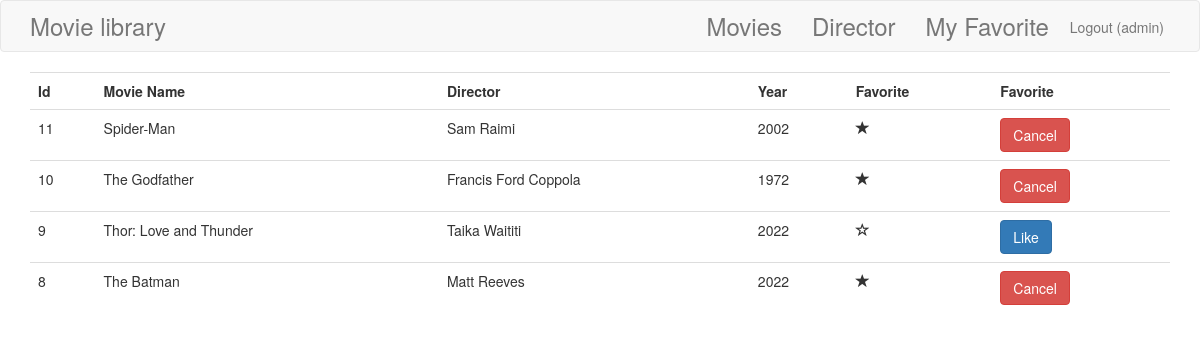
Page /index.php/myfavorite (signed in) on the committed database.
### tables this page shows
CREATE TABLE `movie` (
  `id` int(11) NOT NULL AUTO_INCREMENT,
  `movie_name` varchar(255) DEFAULT NULL,
  `director_id` int(11) DEFAULT NULL,
  `year` varchar(255) DEFAULT NULL,
  `favorite` tinyint(1) DEFAULT '0',
  PRIMARY KEY (`id`)
);

### core/functions.php (called while the page is built, shortened)
<?php
function view($view, $data = []) {
    extract($data);
    require "views/{$view}.view.php";
}

### core/Router.php (called while the page is built, shortened)
<?php
class Router {
    public $routes = [
        'GET' => [],
        'POST' => []
    ];
    public function get($uri, $controllerPath)
    {
        $this->routes['GET'][$uri] = $controllerPath;
    }
    public function post($uri, $controllerPath)
    {
        $this->routes['POST'][$uri] = $controllerPath;
    }
    public function direct($uri, $method)
    {
           if (array_key_exists($uri, $this->routes[$method])) {
               return $this->callAction(
                   ...explode("@", $this->routes[$method][$uri]));
           }
           throw new \Exception('No page found - 404');
    }
    protected function callAction($controller, $method) {
        $controller = new $cn;
        return $controller->$method();
    }
}

### index.php (called while the page is built, shortened)
<?php
Router::load('routes.php')->direct(Request::uri(), Request::method());

### core/database/QueryBuilder.php (called while the page is built, shortened)
<?php
class QueryBuilder
{
    public $pdo;
    public function __construct($pdo)
    {
        $this->pdo = $pdo;
    }
    public function selectAll($tablename, $tablename2 = "", $fields = [], $foreignKey = "", $filter = [])
    {
        $sql = "";
        if (!$tablename2) {
            $sql = "SELECT * FROM {$tablename}";
        } else {
            $sql = sprintf("SELECT %s FROM {$tablename} LEFT JOIN {$tablename2} ON {$tablename2}.id = {$tablename}.{$foreignKey}",
                implode(', ', $fields));
        }
        $out = "";
        $sql = $sql . $out . " ORDER BY {$tablename}.id DESC";
        $query = $this->pdo->prepare($sql);
        $query->execute();
        return $query->fetchAll(\PDO::FETCH_OBJ);
    }
}

### core/App.php (called while the page is built, shortened)
<?php
class App {
    protected static $data = [];
    public static function set($key, $data)
    {
        static::$data[$key] = $data;
    }
    public static function get($key)
    {
        return static::$data[$key];
    }
}

### views/myfavorite/index.view.php (the view, shortened to what this page needs)
<?php require 'views/partials/header.view.php' ?>
<div class="container" style="margin-top:20px">
    <table class="table table-stripped">
        <tr>
            <?php foreach ($data['label'] as $field ) {?>
            <th><?= ucwords($field)?></th>
            <?php } ?>
            <th>Favorite</th>
        </tr>
    <?php foreach ($data['data'] as $row) {?>
        <tr>
                <?php foreach ($data['attribute'] as $datum){ ?>
                    <?php if(is_array($datum)) {?>
                        <td >
                        <?php foreach ($datum as $item){ ?>
                            <?= $row->{$item}  ?>
                        <?php } ?>
                        </td>
                    <?php }elseif($datum =="favorite"){
                        if($row->favorite==1){
                            echo "<td><span class='glyphicon glyphicon-star' aria-hidden='true' ></span></td>";
                        }else{
                            echo "<td><span class='glyphicon glyphicon-star-empty lg' aria-hidden='true' ></span></td>";
                        }
                     }else{?>
                        <td><?=$row->{$datum} ?></td>
                    <?php }?>
                <?php }?>
            <td>
                <?php
                    if($row->favorite ==0){
                        echo " <form action='/index.php/myfavorite/edit' method='post'>";
                        echo " <button class='btn btn-primary'>Like</button>";
                        echo "</form>";
                    }else{
                        echo " <form action='/index.php/myfavorite/edit' method='post'>";
                        echo " <button class='btn btn-danger'>Cancel</button>";
                        echo "</form>";
                    }
                ?>
            </td>
        </tr>
        <?php }?>
    </table>
</div>
<?php require 'views/partials/footer.view.php' ?>

### rows in the picture
movie: datum "11", datum "Spider-Man", item "Sam", item "Raimi", datum "2002", favorite 1 (drawn)
movie: datum "10", datum "The Godfather", item "Francis Ford", item "Coppola", datum "1972", favorite 1 (drawn)
movie: datum "9", datum "Thor: Love and Thunder", item "Taika", item "Waititi", datum "2022", favorite 0 (drawn)
movie: datum "8", datum "The Batman", item "Matt", item "Reeves", datum "2022", favorite 1 (drawn)

### other values in the picture
getUserName() "admin"
$field "Id"
$field "Movie Name"
$field "Director"
$field "Year"
$field "Favorite"
